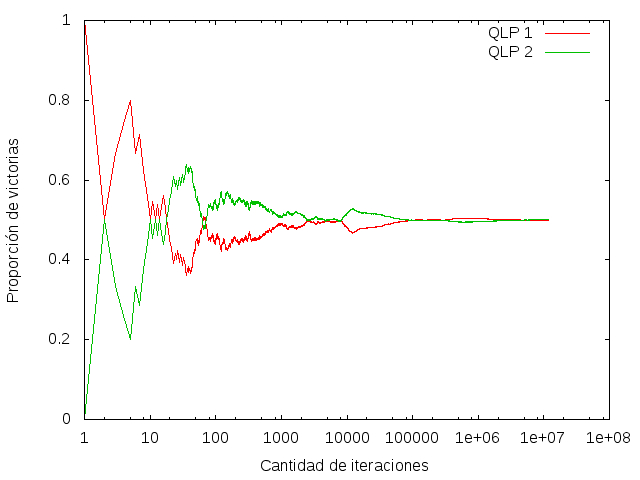

gnuplot code for this plot:
set terminal png
set output "B.png"
set logscale x
set xlabel "Cantidad de iteraciones"
set ylabel "Proporción de victorias"
plot "B1.dat" w lines title "QLP 1", "B2.dat" w lines title "QLP 2"
